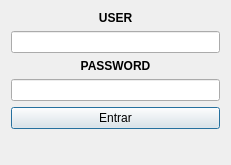
<?xml version="1.0" encoding="UTF-8"?>
<ui version="4.0">
 <class>LoginUser</class>
 <widget class="QDialog" name="LoginUser">
  <property name="geometry">
   <rect>
    <x>0</x>
    <y>0</y>
    <width>231</width>
    <height>165</height>
   </rect>
  </property>
  <property name="sizePolicy">
   <sizepolicy hsizetype="Preferred" vsizetype="Preferred">
    <horstretch>0</horstretch>
    <verstretch>0</verstretch>
   </sizepolicy>
  </property>
  <property name="minimumSize">
   <size>
    <width>231</width>
    <height>165</height>
   </size>
  </property>
  <property name="maximumSize">
   <size>
    <width>231</width>
    <height>165</height>
   </size>
  </property>
  <property name="windowTitle">
   <string>Login</string>
  </property>
  <layout class="QGridLayout" name="gridLayout">
   <item row="0" column="0">
    <layout class="QVBoxLayout" name="verticalLayout">
     <item>
      <widget class="QLabel" name="label">
       <property name="text">
        <string>&lt;html&gt;&lt;head/&gt;&lt;body&gt;&lt;p align=&quot;center&quot;&gt;&lt;span style=&quot; font-weight:600;&quot;&gt;USER&lt;/span&gt;&lt;/p&gt;&lt;/body&gt;&lt;/html&gt;</string>
       </property>
      </widget>
     </item>
     <item>
      <widget class="QLineEdit" name="lineEditUsername"/>
     </item>
     <item>
      <widget class="QLabel" name="label_2">
       <property name="text">
        <string>&lt;html&gt;&lt;head/&gt;&lt;body&gt;&lt;p align=&quot;center&quot;&gt;&lt;span style=&quot; font-weight:600;&quot;&gt;PASSWORD&lt;/span&gt;&lt;/p&gt;&lt;/body&gt;&lt;/html&gt;</string>
       </property>
      </widget>
     </item>
     <item>
      <widget class="QLineEdit" name="lineEditPassword"/>
     </item>
     <item>
      <widget class="QPushButton" name="pushButtonEntrar">
       <property name="text">
        <string>Entrar</string>
       </property>
      </widget>
     </item>
     <item>
      <spacer name="verticalSpacer">
       <property name="orientation">
        <enum>Qt::Vertical</enum>
       </property>
       <property name="sizeHint" stdset="0">
        <size>
         <width>20</width>
         <height>40</height>
        </size>
       </property>
      </spacer>
     </item>
    </layout>
   </item>
  </layout>
 </widget>
 <resources/>
 <connections/>
</ui>
